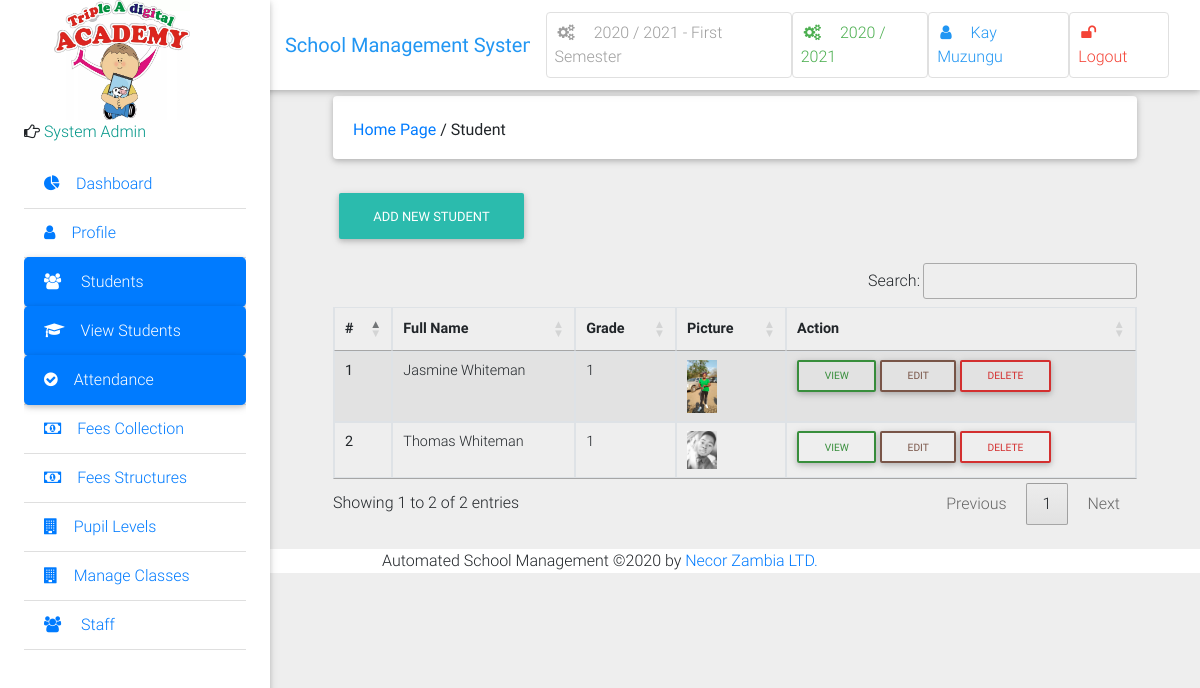
Page /students/ (signed in) on the committed database.
### school/models.py (models this page shows, shortened)
class Semester(models.Model):
    semester = models.CharField(max_length=10, choices=SEMESTER, blank=True)
    is_current_semester = models.BooleanField(default=False, blank=True, null=True)
    session = models.ForeignKey(Session, on_delete=models.CASCADE, blank=True, null=True)
    next_semester_begins = models.DateField(null=True, blank=True)
    def __str__(self):
        return str(self.session) + ' - ' + str(self.semester)

class Session(models.Model):
    session = models.CharField(max_length=200, unique=True)
    is_current_session = models.BooleanField(default=False, blank=True, null=True)
    next_session_begins = models.DateField(blank=True, null=True)
    def __str__(self):
        return self.session

class User(AbstractUser):
    is_student = models.BooleanField(default=False)
    is_lecturer = models.BooleanField(default=False)
    is_librarian = models.BooleanField(default=False)
    is_parent = models.BooleanField(default=False)
    phone = models.CharField(max_length=60, blank=True, null=True)
    address = models.CharField(max_length=60, blank=True, null=True)
    picture = models.ImageField(upload_to="users/pictures/%Y/%m/%d'", blank=True, null=True)
    email = models.EmailField(blank=True, null=True)
    password_type = models.CharField('Password Type', default='Expirable', max_length=200, choices=PASSWORD_TYPES)
    days_for_password_expiry = models.ForeignKey(PasswordConfigurations, on_delete=models.CASCADE, null=True, blank=True)
    last_password_reset_date = models.DateField('Reset On', auto_now=True)
    password_expiry_date = models.DateField(editable=False, null=True, blank=True)
    is_password_expired = models.BooleanField(default=False,)
    username_validator = ASCIIUsernameValidator()
    def get_picture(self):
        no_picture = settings.STATIC_URL + 'img/img_avatar.png'
        try:
            return self.picture.url
        except:
            return no_picture
    def get_full_name(self):
        full_name = self.username
        if self.first_name and self.last_name:
            full_name = self.first_name + " " + self.last_name
        return full_name
    def __str__(self):
        return self.get_full_name()

class Student(models.Model):
    user = models.OneToOneField(User, on_delete=models.CASCADE)
    id_number = models.CharField(max_length=20, unique=True)
    schoolclass = models.ForeignKey(SchoolClass, verbose_name='Class', default='', on_delete=models.CASCADE)
    enrollment_date = models.DateField(auto_now_add=True, null=True, blank=True)
    level = models.ForeignKey(Level, verbose_name='Grade', default='', on_delete=models.CASCADE)

class Level(models.Model):
    level = models.CharField('Grade', max_length=200, )
    def __str__(self):
        return self.level
    class Meta:
        verbose_name_plural = 'Levels/Grades'
        verbose_name = 'Level/Grade'

### school/views.py (the view)
# urls.py: path('students/', views.student_list, name="student_list"),
@login_required
@lecturer_required
def student_list(request):
    students = Student.objects.all()
    class_count = SchoolClass.objects.all().count()
    user_type = "Student"
    context = {
        "students": students,
        "user_type": user_type,
        'class_count': class_count,
    }
    return render(request, 'students/student_list.html', context)

### school/context_processors.py (called while the page is built)
def session_processor(request):
	current_session = Session.objects.get(is_current_session=True)
	return {"current_session": current_session}

def semester_processor(request):
	current_semester = Semester.objects.get(is_current_semester=True)
	return {"current_semester": current_semester}

### school/templates/students/student_list.html (shortened to what this page needs)
{% extends 'school/base.html' %}
{% block side_bar %}
    {% include 'school/partial_active_element.html' with active='students' %}
{% endblock %}
{% block content %}
    <div class="container-fluid mt-5">
        <div class="card mb-4 wow fadeIn">
            <div class="card-body d-sm-flex justify-content-between">
                <h6 class="mb-2 mb-sm-0 pt-1">
                    <a href="/">Home Page</a>
                    <span>/</span>
                    <span>{{ user_type }}</span>
                </h6>
            </div>
        </div>
        {% if request.user.is_superuser %}
            <h6 class="mb-2 mb-sm-0 pt-1">
                {% if class_count > 0 %}
                    <a href="{% url 'add_new_student' %}" class="btn btn-default btn-rounded mb-4">
                        Add New {{ user_type }}
                    </a>
                {% else %}
                    <a href="" class="btn btn-grey btn-rounded mb-4">
                        Add New {{ user_type }}
                    </a>
                    <i style="color: red;">First Add atleast one class</i>
                    <a href="{% url 'add_new_school_class' %}"><i>here</i></a>
                {% endif %}
            </h6>
        {% endif %}
        <div class="table-wrapper-scroll-y">
            <table
                        id="table_students_list"
                   class="table table-bordered table-striped">
                <thead>
                <tr>
                    <th scope="col">#</th>
                    <th scope="col">Full Name</th>
                    <th scope="col">Grade</th>
                    <th scope="col">Picture</th>
                <th scope="col">Action</th>
                </tr>
                </thead>
                <tbody>
                {% for student in students %}
                    <tr>
                        <th scope="row">{{ forloop.counter }}</th>
                        <td>{{ student.user.get_full_name }}</td>
                        <td>{{ student.level }}</td>
                        <td><img width="30" src="{{ student.user.get_picture }}" alt="{{ staff.username }}'s image">
                        </td>
                        {% if request.user.is_superuser %}
                            <td>
                                <a href="{% url 'student_details' student.id %}" data-toggle="tooltip" title="View"
                                   class="blue-text btn btn-sm btn-primary btn-outline-dark-green">VIEW</a>
                                <a data-toggle="tooltip" title="Edit" href="{% url 'edit_student' pk=student.pk %}"
                                   title="edit" class="teal-text btn btn-sm btn-primary btn-outline-brown">EDIT</a>
                                <a data-toggle="tooltip" title="Delete" href="{% url 'delete_student' pk=student.pk %}"
                                   class="red-text btn btn-sm btn-primary btn-outline-red">DELETE</a>
                            </td>
                        {% endif %}
                    </tr>
                {% endfor %}
            </tbody>
            </table>
        </div>
    </div>
    <br>
{% endblock %}

### school/templates/school/base.html (shortened to what this page needs)
{% load static %}
<!DOCTYPE html>
<html lang="en">
<head>
    <link rel="stylesheet" href="https://cdn.datatables.net/1.10.20/css/jquery.dataTables.min.css">
    <link rel="stylesheet" href="https://cdn.datatables.net/buttons/1.6.1/css/buttons.dataTables.min.css">
    <link rel="stylesheet" href="https://maxcdn.bootstrapcdn.com/font-awesome/4.7.0/css/font-awesome.min.css">
    <link href="{% static 'school/css/bootstrap.min.css' %}" rel="stylesheet">
    <link href="{% static 'school/css/mdb.min.css' %}" rel="stylesheet">
    <link href="{% static 'school/css/style.css' %}" rel="stylesheet">
    <link rel="stylesheet" type="text/css" href="https://cdn.datatables.net/1.10.20/css/jquery.dataTables.css">
{% include 'school/small-screen-navbar.html'%}
</head>
<body class="grey lighten-3">
<header>
    <nav class="navbar fixed-top navbar-expand-lg navbar-light white scrolling-navbar">
        <div class="container-fluid">
            <a class="navbar-brand waves-effect" href="/">
                <strong class="blue-text">School Management System</strong>
            </a>
            <div class="collapse navbar-collapse" id="navbarSupportedContent">
                <ul class="navbar-nav nav-flex-icons">
                    <li class="nav-item">
                        <a href="{% if request.user.is_superuser %}{% url 'manage_semester' %}{% else %}#{% endif %}"
                           class="nav-link border border-light grey-text rounded waves-effect">
                            <i class="fa fa-cogs mr-3"></i>{{ current_semester }} Semester
                        </a>
                    </li>
                    <li class="nav-item">
                        <a href="{% if request.user.is_superuser %}{% url 'manage_session' %}{% else %}#{% endif %}"
                           class="nav-link border border-light green-text rounded waves-effect">
                            <i class="fa fa-cogs mr-3"></i>{{ current_session }}
                        </a>
                    </li>
                    <li class="nav-item">
                        <a href="{% url 'profile' %}"
                           class="nav-link border border-light rounded waves-effect blue-text">
                            <i class="fa fa-user mr-3"></i>{{ user|capfirst }}
                        </a>
                    </li>
                    <li class="nav-item">
                        <a href="/accounts/logout/" class="nav-link border border-light rounded waves-effect red-text">
                            <i class="fa fa-unlock mr-3"></i>Logout
                        </a>
                    </li>
                </ul>
            </div>
        </div>
    </nav>
    <div class="sidebar-fixed position-fixed">
        <img src="{% static 'img/logo.jpg' %}" id="icon" class="logo" style="margin-left: 30px">
        {% if request.user.is_lecturer %}
            <p><i class="fa fa-hand-o-right" aria-hidden="true"></i>
                <span class="teal-text text-center"> Lecturer</span></p>
        {% elif request.user.is_student %}
            <p><i class="fa fa-hand-o-right" aria-hidden="true"></i>
                <span class="teal-text text-center"> Student</span></p>
        {% elif request.user.is_parent %}
            <p><i class="fa fa-hand-o-right" aria-hidden="true"></i>
                <span class="teal-text text-center"> Parent</span></p>
        {% elif request.user.is_librarian %}
            <p><i class="fa fa-hand-o-right" aria-hidden="true"></i>
                <span class="teal-text text-center"> Library</span></p>
        {% else %}
            <p><i class="fa fa-hand-o-right" aria-hidden="true"></i>
                <span class="teal-text text-center"> System Admin</span></p>
        {% endif %}
        <div class="dashboard">
            {% block side_bar %}{% endblock side_bar %}
        </div>
    </div>
</header>
<main class="pt-5 mx-lg-5">
    {% block content %} {% endblock %}
</main>
<footer class="" style="background-color: white">
    <center>Automated School Management &copy;{% now 'Y' %} by <a href="www.necor.co.zm">Necor Zambia LTD.</a> </center>
</footer>
</body>
</html>

### school/static/school/css/style.css (style rules this page uses)
.sidebar-fixed { height: 100vh; width: 270px; -webkit-box-shadow: 0 2px 5px 0 rgba(0, 0, 0, 0.16), 0 2px 10px 0 rgba(0, 0, 0, 0.12); box-shadow: 0 2px 5px 0 rgba(0, 0, 0, 0.16), 0 2px 10px 0 rgba(0, 0, 0, 0.12); z-index: 1050; background-color: #fff; padding: 1.5rem; padding-top: 0; }
@media (min-width: 1200px) { .navbar, .page-footer, main { padding-left: 270px; } }
.logo { text-shadow: rgb(179, 179, 179) 0px 0px 0px, rgb(180, 180, 180) 1px 1px 0px, rgb(182, 182, 182) 2px 2px 0px, rgb(184, 184, 184) 3px 3px 0px, rgb(185, 185, 185) 4px 4px 0px, rgb(187, 187, 187) 5px 5px 0px, rgb(189, 189, 189) 6px 6px 0px, rgb(190, 190, 190) 7px 7px 0px, rgb(192, 192, 192) 8px 8px 0px, rgb(194, 194, 194) 9px 9px 0px, rgb(195, 195, 195) 10px 10px 0px, rgb(197, 197, 197) 11px 11px 0px, rgb(199, 199, 199) 12px 12px 0px, rgb(201, 201, 201) 13px 13px 0px, rgb(202, 202, 202) 14px 14px 0px, rgb(204, 204, 204) 15px 15px 0px, rgb(206, 206, 206) 16px 16px 0px, rgb(207, 207, 207) 17px 17px 0px, rgb(209, 209, 209) 18px 18px 0px, rgb(211, 211, 211) 19px 19px 0px, rgb(212, 212, 212) 20px 20px 0px, rgb(214, 214, 214) 21px 21px 0px, rgb(216, 216, 216) 22px 22px 0px, rgb(218, 218, 218) 23px 23px 0px, rgb(219, 219, 219) 24px 24px 0px, rgb(221, 221, 221) 25px 25px 0px, rgb(223, 223, 223) 26px 26px 0px, rgb(224, 224, 224) 27px 27px 0px, rgb(226, 226, 226) 28px 28px 0px, rgb(228, 228, 228) 29px 29px 0px, rgb(230, 230, 230) 30px 30px 0px, rgb(231, 231, 231) 31px 31px 0px, rgb(233, 233, 233) 32px 32px 0px, rgb(235, 235, 235) 33px 33px 0px, rgb(236, 236, 236) 34px 34px 0px, rgb(238, 238, 238) 35px 35px 0px, rgb(240, 240, 240) 36px 36px 0px, rgb(241, 241, 241) 37px 37px 0px, rgb(243, 243, 243) 38px 38px 0px, rgb(245, 245, 245) 39px 39px 0px, rgb(247, 247, 247) 40px 40px 0px, rgb(248, 248, 248) 41px 41px 0px, rgb(250, 250, 250) 42px 42px 0px, rgb(252, 252, 252) 43px 43px 0px, rgb(253, 253, 253) 44px 44px 0px; font-size: 40px; color: rgb(95, 89, 255); height: 120px; width: 136px; line-height: 136px; border-radius: ; text-align: center; background-color: rgb(255, 255, 255); }

### school/templates/school/base.html (style rules this page uses)
.dashboard { display: block; max-height: 500px; overflow-y: auto; -ms-overflow-style: -ms-autohiding-scrollbar; }

### school/templates/students/student_list.html (style rules this page uses)
.table-wrapper-scroll-y { display: block; max-height: 350px; overflow-y: auto; -ms-overflow-style: -ms-autohiding-scrollbar; }

### rows in the picture
Semester: session+semester "2020 / 2021 - First"
Session: session "2020 / 2021"
User: username+first_name+last_name "Kay Muzungu"
Student: user.get_full_name "Jasmine Whiteman", level "1", user.get_picture (picture)
Student: user.get_full_name "Thomas Whiteman", level "1", user.get_picture (picture)

### other values in the picture
{{ user_type }} "Student"
{{ user_type }} "STUDENT"
